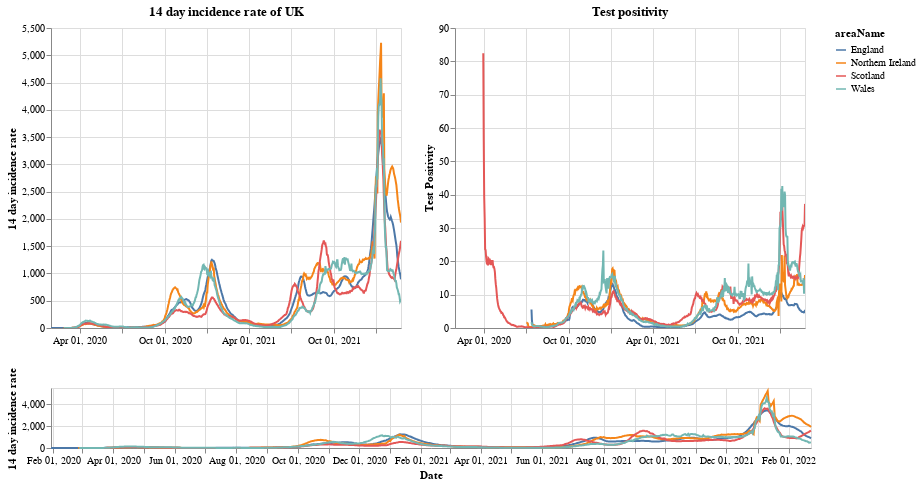

The notebook cell this image was saved under:
### Markdown cell above
# Plots

First a plot with each country in the UK. The top right shows the positivity rate for (which is the percentage of registered tests which were positive) while the top left is the 14 day incidence rate. The bottom chart can be used to select the timeframe (does not work on a mobile device).

### Code cell
#collapse
brush = alt.selection(type='interval', name='DateBrush',encodings=['x'],fields=['Time'])
leg_selection = alt.selection_multi(fields=['areaName'], bind='legend')

base = alt.Chart(uk_cases).mark_line().encode(
    x=alt.X("yearmonthdate(date):T", axis=alt.Axis(title='Date')),
    y=alt.Y("twoWeeklyCasesRate:Q", axis=alt.Axis(title='14 day incidence rate')),
    tooltip=['areaName', 'date','twoWeeklyCasesRate', 'testPositivity'],
    color='areaName',
    opacity=alt.condition(leg_selection, alt.value(2), alt.value(0.1))
).add_selection(leg_selection).properties(width=350)

upper = base.encode(alt.X('yearmonthdate(date):T', axis=alt.Axis(title=''),
                         scale=alt.Scale(domain=brush))
                   ).properties(title=f'14 day incidence rate of UK')
upper_right = upper.encode(alt.Y('testPositivity:Q', axis=alt.Axis(title='Test Positivity'))).properties(title='Test positivity')
lower = base.properties(height=60, width = 760).add_selection(brush)

(upper | upper_right) & lower

### Figure 1 — Vega-Lite specification as saved in the notebook (floating-point values rounded to 4 significant figures; data arrays with more than 128 entries replaced by an {"elided": "..."} marker saying what was removed)
{"config": {"view": {"continuousWidth": 400, "continuousHeight": 300}}, "vconcat": [{"hconcat": [{"mark": "line", "encoding": {"color": {"type": "nominal", "field": "areaName"}, "opacity": {"condition": {"value": 2, "selection": "selector001"}, "value": 0.1}, "tooltip": [{"type": "nominal", "field": "areaName"}, {"type": "temporal", "field": "date"}, {"type": "quantitative", "field": "twoWeeklyCasesRate"}, {"type": "quantitative", "field": "testPositivity"}], "x": {"type": "temporal", "axis": {"title": ""}, "field": "date", "scale": {"domain": {"selection": "DateBrush"}}, "timeUnit": "yearmonthdate"}, "y": {"type": "quantitative", "axis": {"title": "14 day incidence rate"}, "field": "twoWeeklyCasesRate"}}, "selection": {"selector001": {"type": "multi", "fields": ["areaName"], "bind": "legend"}}, "title": "14 day incidence rate of UK", "width": 350}, {"mark": "line", "encoding": {"color": {"type": "nominal", "field": "areaName"}, "opacity": {"condition": {"value": 2, "selection": "selector001"}, "value": 0.1}, "tooltip": [{"type": "nominal", "field": "areaName"}, {"type": "temporal", "field": "date"}, {"type": "quantitative", "field": "twoWeeklyCasesRate"}, {"type": "quantitative", "field": "testPositivity"}], "x": {"type": "temporal", "axis": {"title": ""}, "field": "date", "scale": {"domain": {"selection": "DateBrush"}}, "timeUnit": "yearmonthdate"}, "y": {"type": "quantitative", "axis": {"title": "Test Positivity"}, "field": "testPositivity"}}, "selection": {"selector001": {"type": "multi", "fields": ["areaName"], "bind": "legend"}}, "title": "Test positivity", "width": 350}]}, {"mark": "line", "encoding": {"color": {"type": "nominal", "field": "areaName"}, "opacity": {"condition": {"value": 2, "selection": "selector001"}, "value": 0.1}, "tooltip": [{"type": "nominal", "field": "areaName"}, {"type": "temporal", "field": "date"}, {"type": "quantitative", "field": "twoWeeklyCasesRate"}, {"type": "quantitative", "field": "testPositivity"}], "x": {"type": "temporal", "axis": {"title": "Date"}, "field": "date", "timeUnit": "yearmonthdate"}, "y": {"type": "quantitative", "axis": {"title": "14 day incidence rate"}, "field": "twoWeeklyCasesRate"}}, "height": 60, "selection": {"selector001": {"type": "multi", "fields": ["areaName"], "bind": "legend"}, "DateBrush": {"type": "interval", "encodings": ["x"], "fields": ["Time"]}}, "width": 760}], "data": {"name": "data-c1ce1040a84df62751fe14c20d907778"}, "$schema": "https://vega.github.io/schema/vega-lite/v4.8.1.json", "datasets": {"data-c1ce1040a84df62751fe14c20d907778": {"elided": "2940 records"}}}
